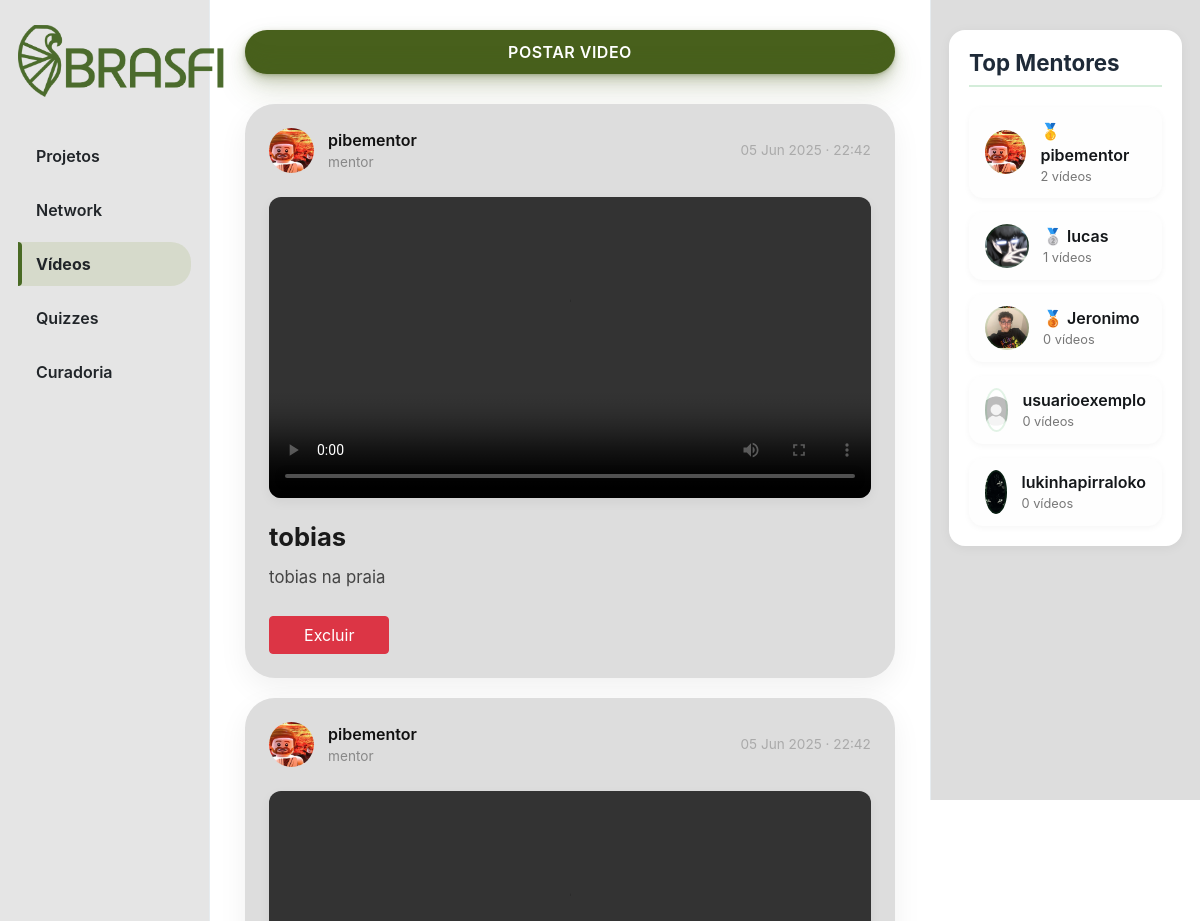
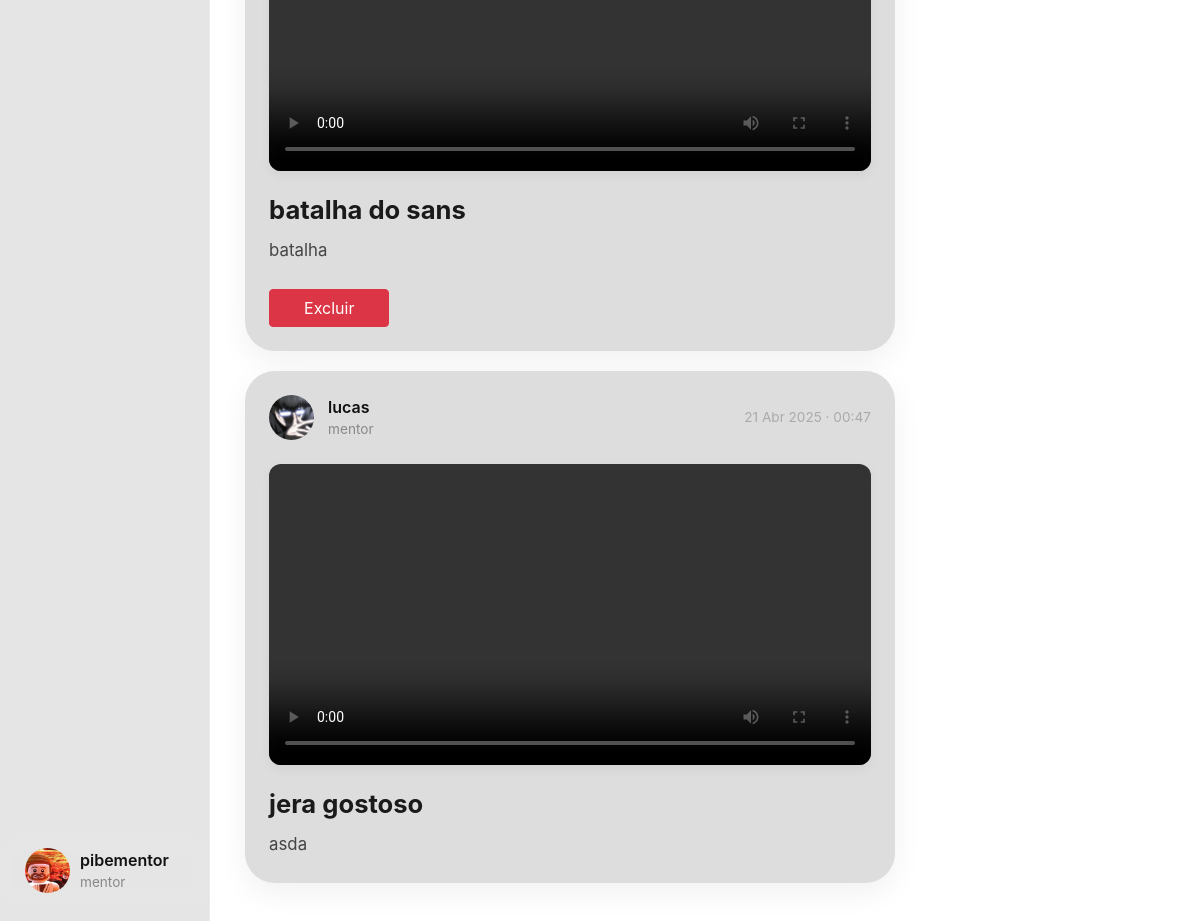
/videos (signed in), run on the app's committed database (2 pictures, top to bottom).
### App_BRASFI/models.py (models this page shows, shortened)
class User(AbstractUser):
    TIPO_USUARIO = (
        ('mentor', 'Mentor'),
        ('aprendiz', 'Aprendiz'),
    )
    profilePic = models.ImageField(upload_to='profile_pic/', blank=True, null=True)
    userType = models.CharField(max_length=10, choices=TIPO_USUARIO, default='aprendiz')

class Video(models.Model):
    title = models.CharField(max_length=255)
    description = models.TextField()
    video_file = models.FileField(upload_to=video_upload_path)
    created_at = models.DateTimeField(default=timezone.now)
    user = models.ForeignKey(User, on_delete=models.CASCADE, related_name='videos')

### App_BRASFI/views.py (the view)
# urls.py: path('videos', views.VideosView, name='videos'),
@login_required
def VideosView(request):
    all_videos = Video.objects.all().order_by('-created_at')
    top_mentors_raw = User.objects.filter(userType="mentor")\
        .annotate(total_videos=Count('videos'))\
        .order_by('-total_videos')[:5]
    return render(request, "videos.html", {
        "page": "videos",
        "videos": all_videos,
        'top_mentors': top_mentors_raw,
    })

### App_BRASFI/templates/videos.html (shortened to what this page needs)
{% extends "layout.html" %}
{% load static %}
{% block body %}
    {% if user.userType == "mentor" %}
        <button id="popup-btn" class="btn new-post-btn" onclick="createvideo()">Postar Video</button>
    {% endif %}
    {% if videos %}
    <div class="posts-view">
        {% for video in videos %}
        <div class="post-card">
            <div class="post-header">
                <div class="creator-info">
                    <div class="small-profilepic" style="background-image: url('/media/{{ video.user.profilePic }}');"></div>
                    <div>
                        <div class="username">{{ video.user.username }}</div>
                        <div class="user-type">{{ video.user.userType }}</div>
                    </div>
                </div>
                <div class="created-at">{{ video.created_at|date:"d M Y · H:i" }}</div>
            </div>
            <video controls preload="metadata" class="video-player" src="{{ video.video_file.url }}"></video>
            <div class="post-details">
                <h3 class="video-title">{{ video.title }}</h3>
                <p class="video-description">{{ video.description }}</p>
            </div>
            {% if user == video.user %}
            <form method="POST" action="{% url 'App_BRASFI:delete_video' video.id %}" onsubmit="return confirm('Você realmente deseja excluir este vídeo?');">
                <button type="submit" style="width: 20%;" class="btn btn-danger">Excluir</button>
            </form>
            {% endif %}
        </div>
        {% endfor %}
    </div>
    {% endif %}
{% endblock %}
{% block right %}
<div class="stats-box">
    <h4>Top Mentores</h4>
    <ul class="profile-list">
        {% for mentor in top_mentors|slice:":6" %}
        <li class="profile-card">
            <div class="profile-avatar" style="background-image: url('/media/{{ mentor.profilePic }}');"></div>
            <div class="profile-info">
                <div class="profile-name">
                    {% if forloop.counter == 1 %}🥇{% elif forloop.counter == 2 %}🥈{% elif forloop.counter == 3 %}🥉{% endif %}
                    {{ mentor.username }}
                </div>
                <div class="profile-meta">{{ mentor.total_videos }} vídeos</div>
            </div>
        </li>
        {% endfor %}
    </ul>
</div>
{% endblock %}

### App_BRASFI/templates/layout.html (shortened to what this page needs)
{% load static %}
<!DOCTYPE html>
<html lang="pt-br">
    <head>
        <link rel="stylesheet" href="https://cdnjs.cloudflare.com/ajax/libs/font-awesome/6.5.0/css/all.min.css">
        <link rel="stylesheet" href="https://stackpath.bootstrapcdn.com/bootstrap/4.4.1/css/bootstrap.min.css">
        <link href="{% static 'styles/hub.css' %}" rel="stylesheet">
        <link rel="stylesheet" href="{% static 'styles/likes.css' %}">
    </head>
    <body>
        <div class="body" data-page="{{page}}">
            <div class="sidenav">
                <a href="{% url 'App_BRASFI:projecthub' %}" class="navbar-brand">
                    <img src="{% static 'img/BRASFI_nobg.png' %}" height="80px">
                </a>
                <ul class="sidenav-menu">
                    <li class="nav-item {% if page == 'projecthub' %}active{% endif %}">
                        <a href="{% url 'App_BRASFI:projecthub' %}" class="nav-link">
                            <div>Projetos</div>
                        </a>
                    </li>
                    <li class="nav-item {% if page == 'networkhub' %}active{% endif %}">
                        <a href="{% url 'App_BRASFI:networkhub' %}" class="nav-link">
                            <div>Network</div>
                        </a>
                    </li>
                    <li class="nav-item {% if request.path == '/videos' %}active{% endif %}">
                        <a href="{% url 'App_BRASFI:videos' %}" class="nav-link">
                            <div>Vídeos</div>
                        </a>
                    </li>
                    <li class="nav-item {% if request.path == '/quizzes' %}active{% endif %}">
                        <a href="{% url 'App_BRASFI:quizzes' %}" class="nav-link">
                            <div>Quizzes</div>
                        </a>
                    </li>
                    {% if user.userType == "mentor" %}
                    <li class="nav-item {% if request.path == '/curadoria' %}active{% endif %}">
                        <a href="{% url 'App_BRASFI:curadoria' %}" class="nav-link">
                            <div>Curadoria</div>
                        </a>
                    </li>
                    {% endif %}
                </ul>
                <div class="sidenav-user-wrapper">
                    <div class="user_account" onclick="toggleUserDropdown(event)">
                        <div class="small-profilepic" style="background-image: url('/media/{{ user.profilePic }}')"></div>
                        <div class="user-info">
                            <div class="username">{{ user.username }}</div>
                            <div class="user-type grey">{{ user.userType }}</div>
                        </div>
                    </div>
                </div>
            </div>
            <div class="main-div">
                <div class="left-div">
                    <div class="posts-view">
                        <div class="main-div-content">
                            {% block body %}
                            {% endblock %}
                        </div>
                    </div>
                </div>
            </div>
            <div class="right-div">
                <div class='right-div-content'>
                    {% block right %}
                    {% endblock %}
                </div>
            </div>
        </div>
    </body>
</html>

### data on the page
User: profilePic (picture), username "pibementor", userType "mentor", total_videos "2"
Video: user.profilePic (picture), user.username "pibementor", user.userType "mentor", created_at "05 Jun 2025 · 22:42", title "tobias", description "tobias na praia", shows "Excluir"
Video: user.profilePic (picture), user.username "pibementor", user.userType "mentor", created_at "05 Jun 2025 · 22:42", title "batalha do sans", description "batalha", shows "Excluir"
Video: user.profilePic (picture), user.username "lucas", user.userType "mentor", created_at "21 Abr 2025 · 00:47", title "jera gostoso", description "asda"
User: profilePic (picture), username "lucas", total_videos "1"
User: profilePic (picture), username "Jeronimo", total_videos "0"
User: profilePic (picture), username "usuarioexemplo", total_videos "0"
User: profilePic (picture), username "lukinhapirraloko", total_videos "0"
